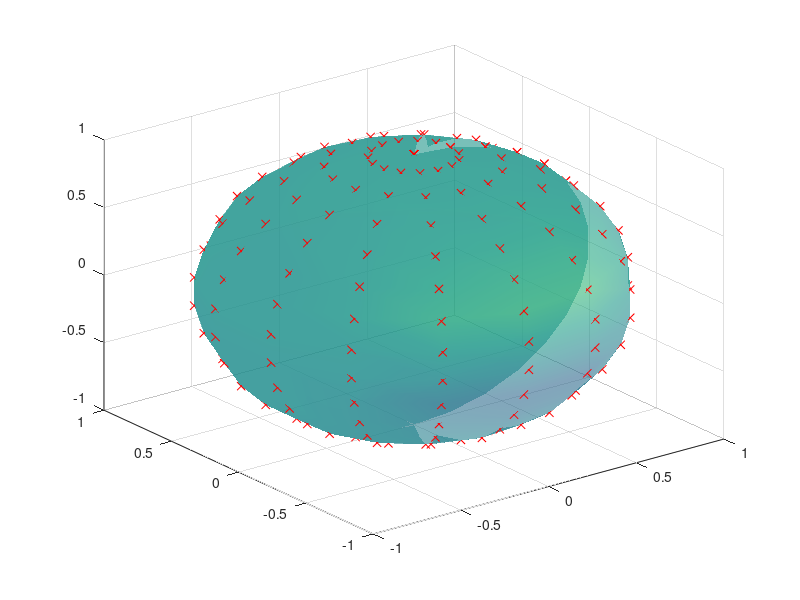

Here is the MATLAB script that generated this plot: (Note: this script raises an error after producing the figure.)
%George Roberts 22/07/2016
%Inverse problem in MEG

clear;

load('data/Br_sparse.mat');  %load Br, rx, ry, rz
sizr = size(rx);
sqch = 16;
Nch = sqch^2;
[xsp, ysp, zsp] = sphere(sqch-1);
h = slice(rx, ry, rz, Br, xsp, ysp, zsp);

for n = 1:sqch
hold on;
plot3(xsp(n,:), ysp(n,:), zsp(n,:),'rx');

end

L = get(h,'CData');
sizl = size(L);
shading interp;
% caxis([-5.6e-16, 5.6e-16]);
caxis([-8 8]);
set(h,'EdgeAlpha',0);
set(h,'FaceAlpha',0.6);

L = reshape(L,1,sizl(1)*sizl(2));
t = linspace(0, 0.5, 150);
f = 18;
q = 1e-9 * sin(2*pi*f*t);


Bt = L'*q;

% GRIDS
% Get back R and unit vectors from passed grid
R = sqrt(rx.^2 + ry.^2 + rz.^2);  %calculate |r| at each point

%getting normal vectors
erx = rx./R;
ery = ry./R;
erz = rz./R;

%Get theta and phi for each point in grid
theta = acos(rz./R);
phi = atan2(ry,rx);

%Get theta unit vector at every point
thx = cos(theta).*cos(phi);
thy = cos(theta).*sin(phi);
thz = -sin(theta);

%Get phi unit vector at every point
phx = -sin(phi);
phy = cos(phi);
phz = zeros(size(rx));

p = 4; q = 4; s = 4;

ntheta = 180;
theta_t = linspace(0, pi, ntheta);

[vtx, vty, vtz] = dipolefangrid(rx,ry,rz,theta_t);

% sizt = [sizr ntheta];
% vtx = zeros(sizt);
% vty = zeros(sizt);
% vtz = zeros(sizt);
% 
% for xi = 1:sizr(1)
%     for yi = 1:sizr(2)
%         for zi = 1:sizr(3)
% thx1 = thx(xi,yi,zi);
% thy1 = thy(xi,yi,zi);
% thz1 = thz(xi,yi,zi);
% phx1 = phx(xi,yi,zi);
% phy1 = phy(xi,yi,zi);
% phz1 = phz(xi,yi,zi);
% 
% 
% vtx(xi,yi,zi,:) = cos(theta_t).*thx1 + sin(theta_t).*phx1;
% vty(xi,yi,zi,:) = cos(theta_t).*thy1 + sin(theta_t).*phy1;
% vtz(xi,yi,zi,:) = cos(theta_t).*thz1 + sin(theta_t).*phz1;
%         
%         end
%     end
% end

% nt = 3;
% quiver3(rx, ry, rz, vtx(:,:,:,nt), vty(:,:,:,nt), vtz(:,:,:,nt));

rvect = [rx(p,q,s), ry(p,q,s), rz(p,q,s)];
rmult = repmat(rvect, [ntheta 1]);

hold on;
quiver3( rmult(:,1), rmult(:,2), rmult(:,3), squeeze(vtx(p,q,s,:)), ...
    squeeze(vty(p,q,s,:)), squeeze(vtz(p,q,s,:)));

hold on;
plot3( rvect(1), rvect(2), rvect(3),'r*','LineWidth', 4);

hold on;
plot3( 0, 0, 0,'c*','LineWidth', 4);

